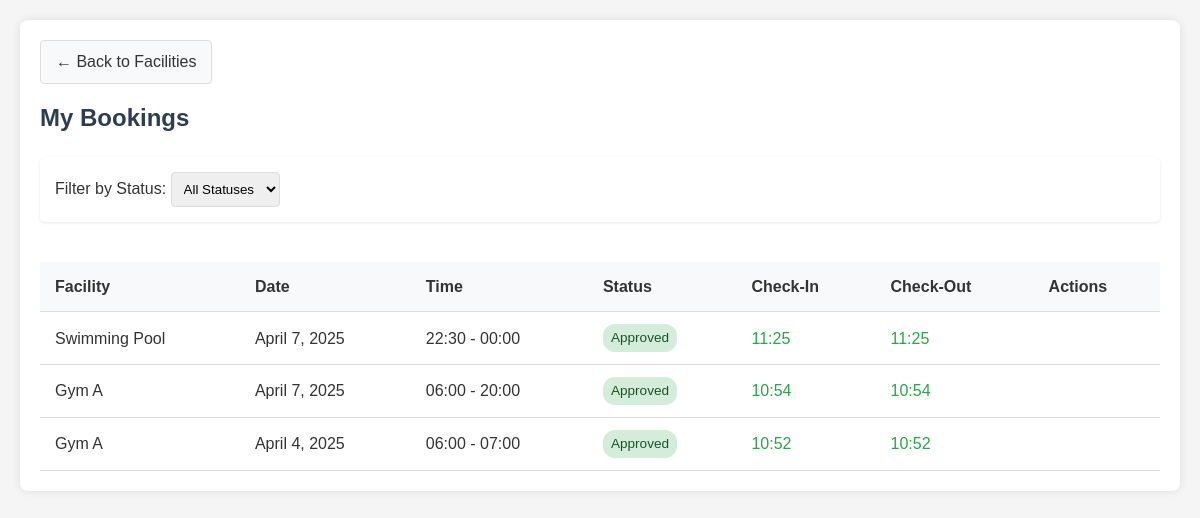
/my_bookings/ (signed in), run on the app's committed database.
### app/models.py (models this page shows, shortened)
class FacilityBooking(models.Model):
    STATUS_CHOICES = [
        ('Pending', 'Pending'),
        ('Approved', 'Approved'),
        ('Rejected', 'Rejected'),
        ('Cancelled', 'Cancelled'),
        ('Completed', 'Completed'),
    ]
    facility = models.ForeignKey(Facility, on_delete=models.CASCADE, related_name='bookings')
    user = models.ForeignKey(FlatOccupant, on_delete=models.CASCADE, related_name='facility_bookings')
    service_provider = models.ForeignKey(Service_Provider, on_delete=models.SET_NULL, null=True, blank=True)
    booking_date = models.DateField()
    start_time = models.TimeField()
    end_time = models.TimeField()
    status = models.CharField(max_length=20, choices=STATUS_CHOICES, default='Pending')
    purpose = models.TextField(blank=True)
    notes = models.TextField(blank=True)
    checked_in = models.BooleanField(default=False)
    checked_in_time = models.DateTimeField(null=True, blank=True)
    checked_out_time = models.DateTimeField(null=True, blank=True)
    created_at = models.DateTimeField(auto_now_add=True)
    updated_at = models.DateTimeField(auto_now=True)
    class Meta:
        ordering = ['booking_date', 'start_time']

class Facility(models.Model):
    FACILITY_TYPES = [
        ('Gym', 'Gym'),
        ('Swimming Pool', 'Swimming Pool'),
    ]
    name = models.CharField(max_length=100)
    facility_type = models.CharField(max_length=20, choices=FACILITY_TYPES)
    location = models.CharField(max_length=200)
    description = models.TextField(blank=True)
    opening_time = models.TimeField()
    closing_time = models.TimeField()
    max_capacity = models.PositiveIntegerField()
    current_occupancy = models.PositiveIntegerField(default=0)
    is_active = models.BooleanField(default=True)
    image = models.ImageField(upload_to='facility_images/', blank=True, null=True)
    rules = models.TextField(blank=True)
    created_at = models.DateTimeField(auto_now_add=True)
    updated_at = models.DateTimeField(auto_now=True)

### app/views.py (the view)
# urls.py: path('my_bookings/', views.my_bookings, name='my_bookings'),
def my_bookings(request):
    flat_occupant = get_flat_occupant(request)
    if not flat_occupant:
        messages.error(request, "You are not authorized to access this page.")
        return redirect('login')
    bookings = FacilityBooking.objects.filter(user=flat_occupant).order_by('-booking_date', '-start_time')
    status_filter = request.GET.get('status')
    if status_filter:
        bookings = bookings.filter(status=status_filter)
    context = {
        'bookings': bookings,
        'status_choices': FacilityBooking.STATUS_CHOICES,
    }
    return render(request, 'my_bookings.html', context)

### app/views.py (called while the page is built)
def get_flat_occupant(request):
    if 'email' in request.session:
        try:
            return FlatOccupant.objects.get(email=request.session['email'])
        except FlatOccupant.DoesNotExist:
            return None
    return None

### app/templates/my_bookings.html (shortened to what this page needs)
<!DOCTYPE html>
<html lang="en">
<head>
</head>
<body>
    <div class="container">
        <div>
            <a href="/facilities/" class="back-btn">← Back to Facilities</a>
            <h2>My Bookings</h2>
        </div>
        <div class="filter-card">
            <form method="get">
                <label for="status">Filter by Status:</label>
                <select name="status" id="status" onchange="this.form.submit()">
                    <option value="">All Statuses</option>
                </select>
            </form>
        </div>
        <div>
            {% if bookings %}
            <div style="overflow-x: auto;">
                <table>
                    <thead>
                        <tr>
                            <th>Facility</th>
                            <th>Date</th>
                            <th>Time</th>
                            <th>Status</th>
                            <th>Check-In</th>
                            <th>Check-Out</th>
                            <th>Actions</th>
                        </tr>
                    </thead>
                    <tbody>
                        {% for booking in bookings %}
                        <tr>
                            <td>{{ booking.facility.name }}</td>
                            <td>{{ booking.booking_date }}</td>
                            <td>{{ booking.start_time|time:"H:i" }} - {{ booking.end_time|time:"H:i" }}</td>
                            <td>
                                <span class="status-badge" style="
                                    {% if booking.status == 'Approved' %}background: #d4edda; color: #155724;
                                    {% elif booking.status == 'Pending' %}background: #fff3cd; color: #856404;
                                    {% elif booking.status == 'Rejected' %}background: #f8d7da; color: #721c24;
                                    {% elif booking.status == 'Cancelled' %}background: #e2e3e5; color: #383d41;
                                    {% elif booking.status == 'Completed' %}background: #d1ecf1; color: #0c5460;
                                    {% endif %}">
                                    {{ booking.get_status_display }}
                                </span>
                            </td>
                            <td>
                                {% if booking.checked_in %}
                                    <span class="text-success">{{ booking.checked_in_time|time:"H:i" }}</span>
                                {% else %}
                                    <span class="text-muted">Not checked in</span>
                                {% endif %}
                            </td>
                            <td>
                                {% if booking.checked_out_time %}
                                    <span class="text-success">{{ booking.checked_out_time|time:"H:i" }}</span>
                                {% elif booking.checked_in %}
                                    <span class="text-warning">Checked in</span>
                                {% else %}
                                    <span class="text-muted">-</span>
                                {% endif %}
                            </td>
                            <td>
                            </td>
                        </tr>
                        {% endfor %}
                    </tbody>
                </table>
            </div>
            {% else %}
            <div class="no-bookings">
                You don't have any bookings yet.
            </div>
            {% endif %}
        </div>
    </div>
</body>
</html>

### app/templates/my_bookings.html (style rules this page uses)
body { font-family: Arial, sans-serif; line-height: 1.6; margin: 0; padding: 20px; color: #333; background-color: #f5f5f5; }
.container { max-width: 1200px; margin: 0 auto; background: white; padding: 20px; border-radius: 8px; box-shadow: 0 0 10px rgba(0,0,0,0.1); }
h2 { color: #2c3e50; margin-top: 0; }
.back-btn { background: #f8f9fa; border: 1px solid #ddd; padding: 8px 15px; border-radius: 4px; cursor: pointer; text-decoration: none; color: #333; display: inline-block; margin-bottom: 15px; }
.filter-card { background: white; border-radius: 5px; padding: 15px; margin-bottom: 20px; box-shadow: 0 1px 3px rgba(0,0,0,0.1); }
select { padding: 8px; border-radius: 4px; border: 1px solid #ddd; }
table { width: 100%; border-collapse: collapse; margin-top: 20px; }
th, td { padding: 12px 15px; text-align: left; border-bottom: 1px solid #ddd; }
th { background: #f8f9fa; font-weight: bold; }
.status-badge { display: inline-block; padding: 3px 8px; border-radius: 12px; font-size: 0.85em; }
.text-success { color: #28a745; }

### data on the page
FacilityBooking: facility.name "Swimming Pool", booking_date "April 7, 2025", start_time "22:30", end_time "00:00", status "Approved", checked_in_time "11:25", checked_out_time "11:25"
FacilityBooking: facility.name "Gym A", booking_date "April 7, 2025", start_time "06:00", end_time "20:00", status "Approved", checked_in_time "10:54", checked_out_time "10:54"
FacilityBooking: facility.name "Gym A", booking_date "April 4, 2025", start_time "06:00", end_time "07:00", status "Approved", checked_in_time "10:52", checked_out_time "10:52"
